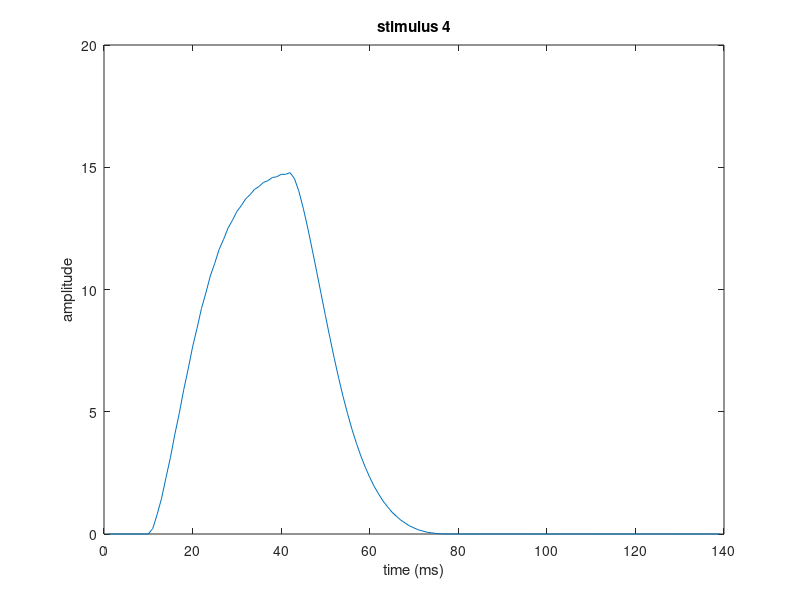

The MATLAB script that drew this image:
%% 5.1
load('twitch.mat');

%% 5.1 - a)
stim1 = zeros(1,100);
stim1(10) = 1;

%% 5.1 - b) code
c = conv(stim1, twitch);
time = 1:length(c);
%% 5.1 - b) answer
% I think it is (stimulus + twitch - 1) because the moment of excitation coincides
%% 5.1 - c)
plot(time, c);
xlabel('time (ms)');
ylabel('amplitude');
title('stimulus 1');
%% 5.1 - d)
stim2 = stim1;
stim2(50) = 1;

%% 5.1 - e)
c2 = conv(stim2, twitch);
plot(time, c2);
xlabel('time (ms)');
ylabel('amplitude');
title('stimulus 2');

%% 5.1 - f)
stim3 = stim1;
stim3(20) = 1;
c3 = conv(stim3, twitch);
plot(time, c3);
xlabel('time (ms)');
ylabel('amplitude');
title('stimulus 3');

%% 5.1 - g)
% they add up together to form an even bigger excitation
% it will spasm/contract harder
%% 5.1 - h)
stim4 = zeros(1,100);
targets = 10:2:40;
stim4(targets) = 1;
c4 = conv(stim4, twitch);
plot(time, c4);
xlabel('time (ms)');
ylabel('amplitude');
title('stimulus 4');
%% 5.1 - h) answer
% it looks like a single huge spike with long build-up, which meets my expectations